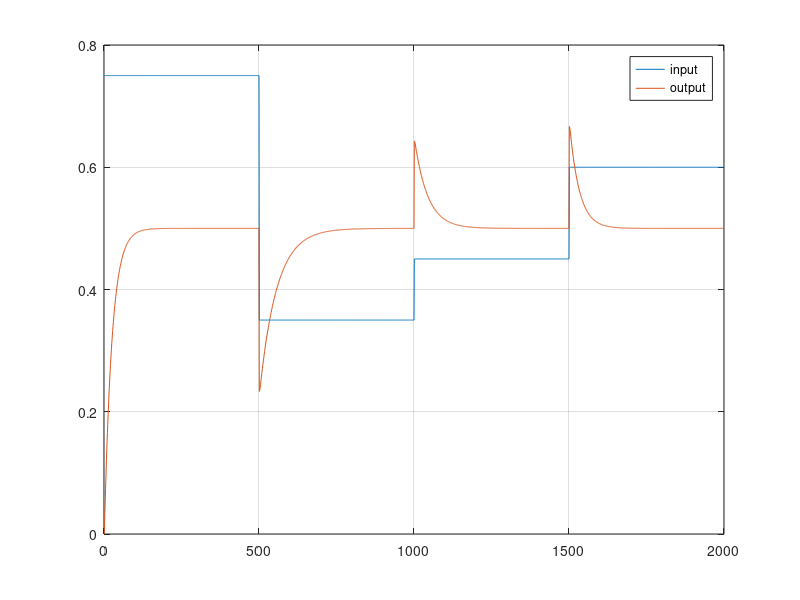

Write the MATLAB code that produced this figure.
director_script = fileparts(mfilename('fullpath'));
if isempty(director_script)
    director_script = pwd;
end

% Simulare AGC.
N = 2000;
fd = 100;
fs = 8000;

a = 0.5;
A = [1.5 * a, 0.7 * a, 0.9 * a, 1.2 * a];

% Construieste semnalul de intrare pe patru trepte de amplitudine.
x = zeros(1, N);
for k = 1:4
    for i = 1 + (k - 1) * N / 4 : k * N / 4
        x(i) = A(k);
        % x(i)=A(k)*sin(2*pi*i*fd/fs);
    end
end

% y(n)=g(n-1)*x(n)
% g(n)=g(n-1)+mu[REF-abs(y(n))]
% sau
% g(n)=g(n-1)+mu[REF-(1/N)*SUM{abs(y(n))}]
y = zeros(1, N);

g1 = 0; % g(n-1)
mu = 0.05;

% Referinta de amplitudine.
V = 1;
REF = V * a;

M = 4;
delay = zeros(1, M);
k = 1;

for i = 1:N
    y(i) = g1 * x(i);

    delay(k) = abs(y(i));
    k = k + 1;
    if (k == M + 1)
        k = 1;
    end

    s = 0;
    for j = 1:M
        s = s + delay(j);
    end

    g = g1 + mu * (REF - (1 / M) * s);
    g1 = g;
end

figure(1);
plot(x); hold on;
plot(y); grid; hold off
legend("input", "output");

% Salveaza semnalul de intrare generat pentru simulare.
fis = fopen(fullfile(director_script, 'x_agc.txt'), 'wt');
fprintf(fis, '%1.14f\n', x);
fclose(fis);
